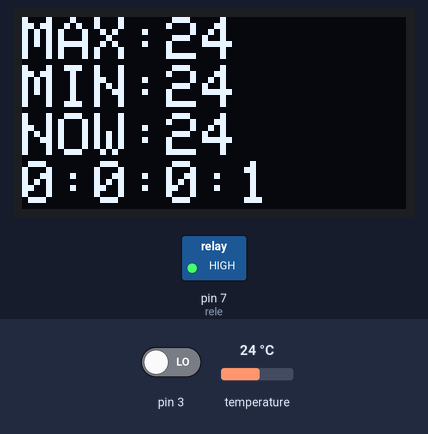
This sketch was run on a simulated Arduino Uno, built with avr-gcc and run on an emulated ATmega328P. Shown: 128×64 one-colour display, switched loads named in the sketch (green lamp = pin HIGH). The test bench sets the inputs (shaded band); at power-on: temperature 24 °C, pin 3 LOW. The display library's start-up logo is not drawn; what the sketch prints to the serial monitor is not drawn.

Above: at 2.5 s.
2.6 s: temperature set to 15.6 °C
At 5.1 s:
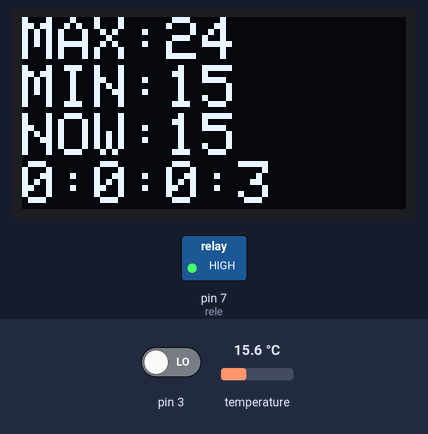
8.0 s: temperature set to 14.4 °C
At 12.0 s:
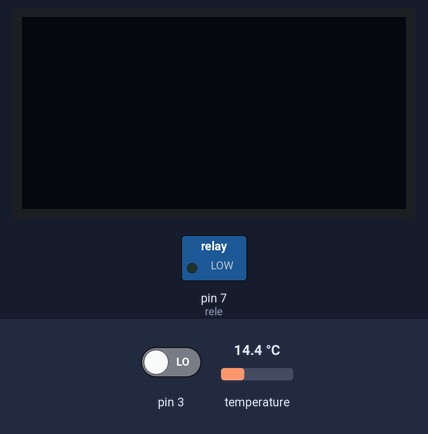
12.4 s: pin 3 driven HIGH
At 13.2 s:
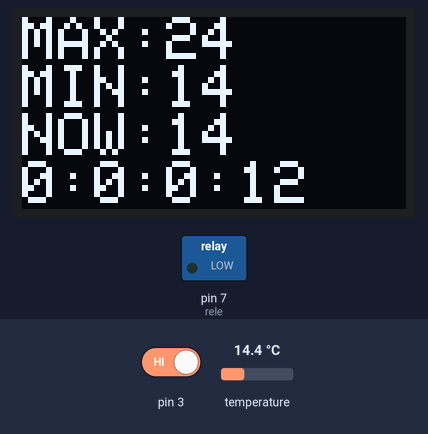
16.0 s: temperature set to 12 °C
At 16.7 s:
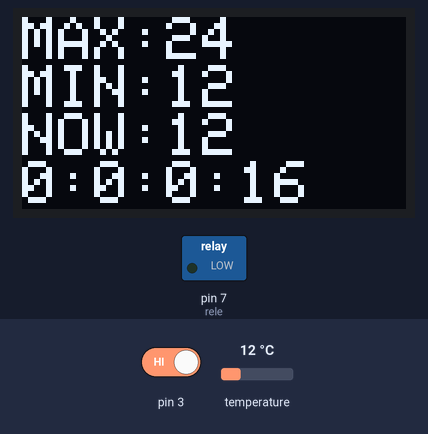
Timing chart, 0 to 19.0 s (numbered marks = the images above; inputs shaded):
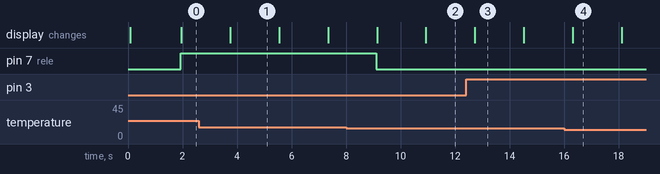

The sketch:

temp_OLED_button_rele_releCount_resetFunc.ino
```cpp
/*
  Sources
  https://www.instructables.com/id/Monochrome-096-i2c-OLED-display-with-arduino-SSD13/
  https://randomnerdtutorials.com/guide-for-ds18b20-temperature-sensor-with-arduino/
  https://www.forward.com.au/pfod/ArduinoProgramming/TimingDelaysInArduino.html
*/
/*********millisDelay init******
#include <millisDelay.h>
millisDelay heatDelay;*/

/*********OLED init*******/
//SCK -> A5
//SDA -> A4
#include <SPI.h>
#include <Wire.h>
#include <Adafruit_GFX.h>
#include <Adafruit_SSD1306.h>

#define SCREEN_WIDTH 128 // OLED display width, in pixels
#define SCREEN_HEIGHT 64 // OLED display height, in pixels

// Declaration for an SSD1306 display connected to I2C (SDA, SCL pins)
#define OLED_RESET     4 // Reset pin # (or -1 if sharing Arduino reset pin)
Adafruit_SSD1306 display(SCREEN_WIDTH, SCREEN_HEIGHT, &Wire, OLED_RESET);

#define NUMFLAKES     10 // Number of snowflakes in the animation example

#define LOGO_HEIGHT   16
#define LOGO_WIDTH    16

/*static const unsigned char PROGMEM logo_bmp[] =
{ B00000000, B11000000,
  B00000001, B11000000,
  B00000001, B11000000,
  B00000011, B11100000,
  B11110011, B11100000,
  B11111110, B11111000,
  B01111110, B11111111,
  B00110011, B10011111,
  B00011111, B11111100,
  B00001101, B01110000,
  B00011011, B10100000,
  B00111111, B11100000,
  B00111111, B11110000,
  B01111100, B11110000,
  B01110000, B01110000,
  B00000000, B00110000
};*/

/******** temp init*****/
#include <OneWire.h>
#include <DallasTemperature.h>

// Data wire is plugged into pin 2 on the Arduino
#define ONE_WIRE_BUS 2

// Setup a oneWire instance to communicate with any OneWire devices
// (not just Maxim/Dallas temperature ICs)
OneWire oneWire(ONE_WIRE_BUS);

// Pass our oneWire reference to Dallas Temperature.
DallasTemperature sensors(&oneWire);

/*****own init*****/
int current_temp = 0;
int max_temp = 0;
int min_temp = 0;

int i = 0;

int Ulim = 60;
int Llim = 15;

int heatDelay = 0;
int releCount = 0;

bool error = false;

long day = 86400000; // 86400000 milliseconds in a day
long hour = 3600000; // 3600000 milliseconds in an hour
long minute = 60000; // 60000 milliseconds in a minute
long second =  1000; // 1000 milliseconds in a second
String TimeString = "";
  long timeSince = 0;

int TempHistory[127];
int k = 0;

#define rele 7


void setup() {
  Serial.begin(9600);
  attachInterrupt(digitalPinToInterrupt(3), buttonpress, RISING);
  i = 5;
  pinMode(rele, OUTPUT);

  /******millisDelay setup*****/


  /******OLED setup*****/
  // SSD1306_SWITCHCAPVCC = generate display voltage from 3.3V internally
  if (!display.begin(SSD1306_SWITCHCAPVCC, 0x3C)) { // Address 0x3D for 128x64
    Serial.println(F("SSD1306 allocation failed"));
    //for (;;); // Don't proceed, loop forever
  }

  // Show initial display buffer contents on the screen --
  // the library initializes this with an Adafruit splash screen.
  display.display();
  delay(0); // Pause for 2 seconds

  // Clear the buffer
  display.clearDisplay();

  // Draw a single pixel in white
  display.drawPixel(10, 10, SSD1306_WHITE);

  // Show the display buffer on the screen. You MUST call display() after
  // drawing commands to make them visible on screen!
  display.display();
  delay(300);
  // display.display() is NOT necessary after every single drawing command,
  // unless that's what you want...rather, you can batch up a bunch of
  // drawing operations and then update the screen all at once by calling
  // display.display(). These examples demonstrate both approaches...

  /******temp setup*****/
  sensors.begin();
  sensors.requestTemperatures();
  current_temp = (sensors.getTempCByIndex(0));
  min_temp = current_temp;
  max_temp = current_temp;
}

void(* resetFunc) (void) = 0;

void loop() {
  Serial.print("Loop"); Serial.println(TempHistory[0]);
  temp_update();
  TimeStringFunc();
  if (current_temp > Ulim && heatDelay == 0) {
    digitalWrite(rele, LOW);
    releCount ++;
    heatDelay = 60*15; //60*15 gir 15 minutter med delayet i bunnen av loopen
  }
  else if (current_temp < Llim && heatDelay == 0) {
    digitalWrite(rele, LOW);
    error = true;
  }
  else if (heatDelay == 0 &&  error != true) {
    digitalWrite(rele, HIGH);
  }

  if (i > 0) {
    drawtemp(); //drawtemp(); or drawgraph();
    i --;
  }
  else {
    clear_display_function();
  }

  if (heatDelay > 0) {
    heatDelay --;
  }

  if (current_temp < 50 && max_temp > 55) { //Dersom temperaturen har vært høy men nå går under 50 grader, vil arduino restarte seg selv
    resetFunc();
  }
  delay(1000);
}

String TimeStringFunc(){
 long timeNow = millis();

 int days = timeNow / day ;                                //number of days
 TimeString = String(days) + ':';

 //Resets every 30 days to avoid errors related to millis() overflow
 if (days > 30) {
    resetFunc();
 }

 int hours = (timeNow % day) / hour;                       //the remainder from days division (in milliseconds) divided by hours, this gives the full hours
 TimeString += hours;
 TimeString += ':';

 int minutes = ((timeNow % day) % hour) / minute ;         //and so on...
 TimeString += minutes;
 TimeString += ':';

 //Every 12 minutes the temperature is saved
 if (minutes % 1 == 0 && timeNow - timeSince > 60000) { //(minutes % 12 == 0 && timeNow - timeSince > 120000)
  Serial.println(timeNow);Serial.println(timeSince);Serial.println(timeNow - timeSince);
  timeSince = timeNow;
  TempHistoryFunc();
 }

 int seconds = (((timeNow % day) % hour) % minute) / second;
 TimeString += seconds;

 return TimeString;
}

void temp_update() {
  // call sensors.requestTemperatures() to issue a global temperature
  // request to all devices on the bus
  sensors.requestTemperatures(); // Send the command to get temperature readings
  current_temp = (sensors.getTempCByIndex(0)); // Why "byIndex"?
  // You can have more than one DS18B20 on the same bus.
  // 0 refers to the first IC on the wire
  if (current_temp > max_temp) {
    max_temp = current_temp;
  }
  else if (current_temp < min_temp) {
    min_temp = current_temp;
  }
}

void clear_display_function() {
  display.clearDisplay();
  /*display.setTextSize(2);
    display.setTextColor(SSD1306_BLACK);
    display.setCursor(0,0);
    display.print(F("MAX:"));*/
  display.display();
}

void drawtemp(void) {     //OLED function
  display.clearDisplay();
  /*
    display.setTextSize(1);             // Normal 1:1 pixel scale
    display.setTextColor(SSD1306_WHITE);        // Draw white text
    display.setCursor(0,0);             // Start at top-left corner
    display.println(F("Hello, world!"));

    display.setTextColor(SSD1306_BLACK, SSD1306_WHITE); // Draw 'inverse' text
    display.println(3.141592);
  */

  display.setTextSize(2);             // Draw 2X-scale text
  display.setTextColor(SSD1306_WHITE);
  display.setCursor(0, 0);            // Start at top-left corner
  display.print(F("MAX:")); display.println(max_temp);
  display.print(F("MIN:")); display.println(min_temp);
  display.print(F("NOW:")); display.println(current_temp); display.println(TimeString);

  display.display();
}

void drawgraph() {
  int d_heigth = 64;
  int d_length = 128; //length of display

  display.clearDisplay();

  for (int j = 0; j <= d_length; j++) {
    display.drawPixel(j, d_heigth - 60, SSD1306_WHITE);
  }
  for (int j = 0; j <= d_length - 1; j++) {
    display.drawPixel(j+1, d_heigth - TempHistory[j], SSD1306_WHITE);
  }

  display.display();
}

void TempHistoryFunc() {
  int index = k%128; //when k exceeds 127 (which is the lenght of the array) it will start again at 0
  TempHistory[index] = current_temp;
  for (int j = 1; j <= 8; j++) {
    TempHistory[index + j] = 70; //out of the picture
  }
  Serial.print("Func"); Serial.println(TempHistory[0]);
  k++;
}

void buttonpress() {
  i = 30;
}
```

Measured:
- the behaviour switches between 15 and 14.9 °C on temperature (found by bisection; images 1 and 2)
- after the input at 8.0 s, pin 7 (rele): HIGH → LOW after 1.1 s
- after the input at 12.4 s, the display: changes after 0.32 s (image 3)
- what the display in image 1 shows lasts 1.7 s, from 3.8 s to 5.5 s
